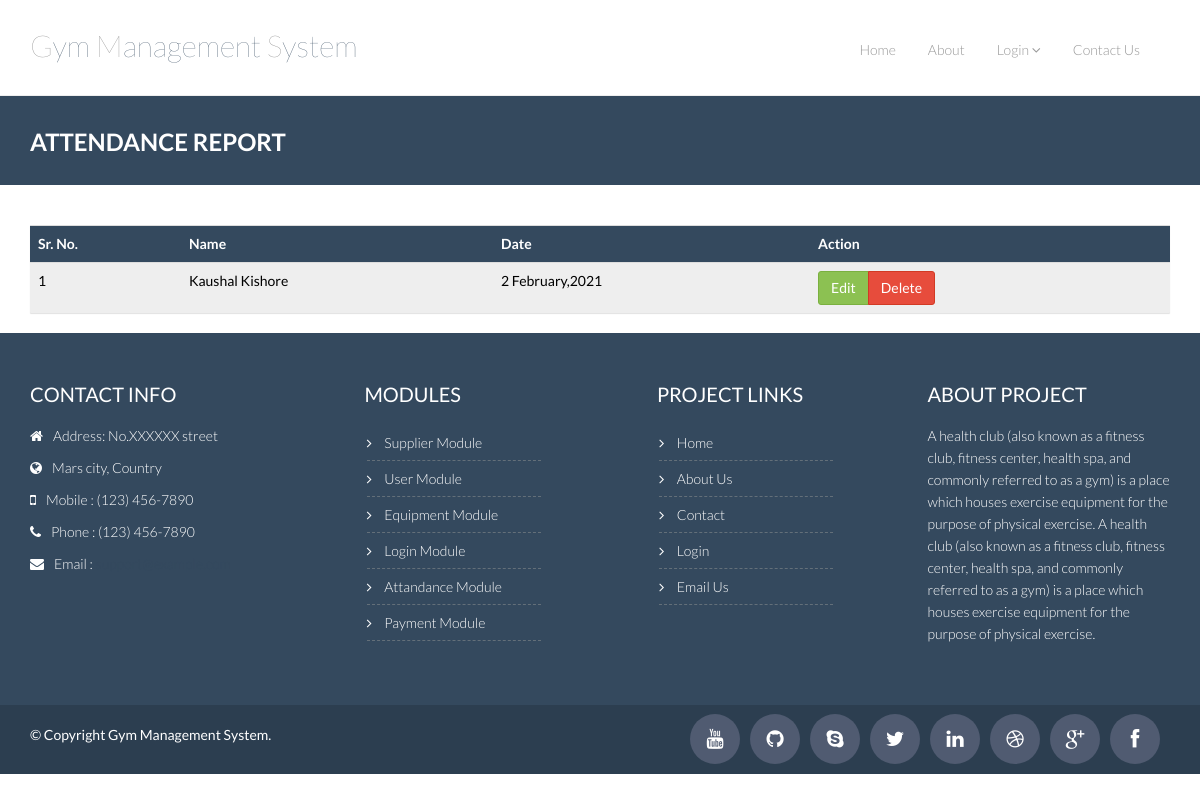
Page /gym_management_system/report-attendance.php on the committed database.
### tables this page shows
CREATE TABLE `attendance` (
  `attendance_id` int(11) NOT NULL,
  `attendance_user_id` varchar(255) NOT NULL,
  `attendance_date` varchar(255) NOT NULL,
  `attendance_description` varchar(255) NOT NULL
);

CREATE TABLE `subscriber` (
  `subscriber_id` int(11) NOT NULL,
  `subscriber_name` varchar(255) NOT NULL,
  `subscriber_thesis` varchar(255) NOT NULL,
  `subscriber_age` varchar(255) NOT NULL,
  `subscriber_gender` varchar(255) NOT NULL,
  `subscriber_email` varchar(255) NOT NULL,
  `subscriber_password` varchar(255) NOT NULL,
  `subscriber_mobile` varchar(255) NOT NULL,
  `subscriber_package` varchar(255) NOT NULL,
  `subscriber_status` int(11) NOT NULL DEFAULT '1',
  `subscriber_image` varchar(255) NOT NULL
);

### gym_management_system/report-attendance.php (the view, shortened to what this page needs)
<?php
	include_once("includes/header.php");
	include_once("includes/db_connect.php");
	$SQL="SELECT * FROM `attendance`,`subscriber` WHERE attendance_user_id = subscriber_id";
	$rs=mysqli_query($con,$SQL) or die(mysqli_error());
?>
    <div class="breadcrumbs">
      <div class="container">
        <div class="row">
          <div class="col-lg-4 col-sm-4">
            <h1>
              Attendance Report
            </h1>
          </div>
        </div>
      </div>
    </div>
 <div class="container">
		<div class="row">
		  <div class="col-lg-12">
			<form name="frm" action="lib/attendance.php" method="post">
			  <section class="panel">
				  <table class="table table-striped table-advance table-hover" style="color:#000000">
				   <tbody>
					  <tr class="bg-primary">
						<th style="background-color:#34495e; color:#FFFFFF;">Sr. No.</th>
						<th style="background-color:#34495e; color:#FFFFFF;">Name</th>
						<th style="background-color:#34495e; color:#FFFFFF;">Date</th>
						<?php if($_SESSION['user_details']['user_level_id'] != 3) { ?>
						<th style="background-color:#34495e; color:#FFFFFF;"><i class="icon_cogs"></i> Action</th>
						<?php } ?>
					  </tr>
					  <?php
						$sr_no=1;
						while($data = mysqli_fetch_assoc($rs))
						{
					  ?>
					  <tr>
						<td><?=$sr_no++?></td>
						<td><?=$data[subscriber_name]?></td>
						<td><?=$data[attendance_date]?></td>
						<?php if($_SESSION['user_details']['user_level_id'] != 3) { ?>
						<td>
						  <div class="btn-group">
						     <a href="attendance.php?attendance_id=<?php echo $data[attendance_id] ?>" class="btn btn-success">Edit</a>
                             <a class="delete-dialog btn btn-danger" data-id="<?php echo $data[attendance_id] ?>" data-toggle="modal" href="#myModal-2">Delete</a>
						  </div>
						  </td>
						  <?php } ?>
					  </tr>
					  <?php } ?>
				   </tbody>
				</table>
			  </section>
			 </form>
		  </div>
	  </div>
	</div>
		<?php include_once("includes/footer.php"); ?>
  </body>
</html>

### gym_management_system/css/theme.css (style rules this page uses)
body { padding-top: 70px; padding-bottom: 30px; }

### gym_management_system/css/component.css (style rules this page uses)
body { position: relative; }

### gym_management_system/css/style.css (style rules this page uses)
body { color: #797979; font-family: 'Lato', sans-serif; padding: 0px !important; margin: 0px !important; font-size: 14px; }
a, a:hover, a:focus { text-decoration: none; outline: none; }
h1, h2, h3, h4, h5, h6 { font-family: 'Lato', sans-serif; }
a { color: #444e67 }
.breadcrumbs { background: #34495e; color: #fff; padding: 30px 0; margin-bottom: 40px; }
.breadcrumbs h1 { font-size: 24px; font-weight: 600; margin: 3px 0 0; text-transform: uppercase; }
.panel { z-index: 100; box-shadow: 0 1px 1px rgba(0,0,0,0.12); border-radius: 1px; -moz-border-radius: 1px; -webkit-border-radius: 1px; }
.btn { border-radius: 4px; -webkit-border-radius: 4px; -moz-border-radius: 4px; }
.btn { font-weight: 500; -webkit-border-radius: 3px; -moz-border-radius: 3px; border-radius: 3px; border: 1px solid transparent; }
.btn.btn-success { background-color: #8cc152; border: none; -webkit-transition: all .3s ease; -moz-transition: all .3s ease; -ms-transition: all .3s ease; -o-transition: all .3s ease; transition: all .3s ease; }
.btn.btn-danger { background-color: #E74c3c; border: none; -webkit-transition: all .3s ease; -moz-transition: all .3s ease; -ms-transition: all .3s ease; -o-transition: all .3s ease; transition: all .3s ease; }
.btn-group .btn.btn-success { border: 1px solid #7ab03f }
.btn-group .btn.btn-danger { border: 1px solid #d13a24 }

### rows in the picture
attendance: subscriber.subscriber_name "Kaushal Kishore", attendance_date "2 February,2021"
